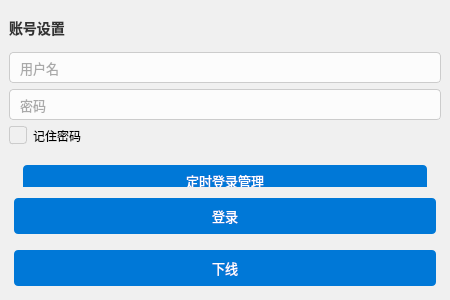
<?xml version="1.0" encoding="UTF-8"?>
<ui version="4.0">
 <class>MainWindow</class>
 <widget class="QMainWindow" name="MainWindow">
  <property name="enabled">
   <bool>true</bool>
  </property>
  <property name="geometry">
   <rect>
    <x>0</x>
    <y>0</y>
    <width>450</width>
    <height>300</height>
   </rect>
  </property>
  <property name="minimumSize">
   <size>
    <width>450</width>
    <height>300</height>
   </size>
  </property>
  <property name="maximumSize">
   <size>
    <width>1920</width>
    <height>1080</height>
   </size>
  </property>
  <property name="mouseTracking">
   <bool>false</bool>
  </property>
  <property name="focusPolicy">
   <enum>Qt::NoFocus</enum>
  </property>
  <property name="contextMenuPolicy">
   <enum>Qt::NoContextMenu</enum>
  </property>
  <property name="windowTitle">
   <string>广西科师校园网登录助手</string>
  </property>
  <property name="windowIcon">
   <iconset>
    <normaloff>:/img/network.png</normaloff>:/img/network.png</iconset>
  </property>
  <property name="windowOpacity">
   <double>1.000000000000000</double>
  </property>
  <property name="statusTip">
   <string>准备进行校园网登录操作</string>
  </property>
  <property name="whatsThis">
   <string>此窗口用于输入校园网账号密码，进行登录操作，支持定时任务等功能…</string>
  </property>
  <property name="accessibleName">
   <string>广西科师校园网登录助手</string>
  </property>
  <property name="accessibleDescription">
   <string>窗口包含账号输入区、定时任务区，底部有登录注销按钮…</string>
  </property>
  <property name="autoFillBackground">
   <bool>false</bool>
  </property>
  <property name="styleSheet">
   <string notr="true">#MainWindow {
    background-color: #f0f0f0; /* 浅灰色背景 */
    border-radius: 8px; /* 窗口圆角效果 */
}</string>
  </property>
  <widget class="QWidget" name="centralwidget">
   <property name="styleSheet">
    <string notr="true">#centralwidget {
    background-color: transparent; /* 设为透明，可让主窗口背景透出，或根据需求改颜色 */
}</string>
   </property>
   <layout class="QVBoxLayout" name="verticalLayout">
    <item>
     <widget class="QLabel" name="label_account_settings">
      <property name="contextMenuPolicy">
       <enum>Qt::NoContextMenu</enum>
      </property>
      <property name="acceptDrops">
       <bool>false</bool>
      </property>
      <property name="styleSheet">
       <string notr="true">#label_account_settings {
    font-family: &quot;Microsoft YaHei&quot;;
    font-size: 14px;
    font-weight: bold;
    color: #333333;
}</string>
      </property>
      <property name="text">
       <string>账号设置</string>
      </property>
     </widget>
    </item>
    <item>
     <widget class="QLineEdit" name="username_input">
      <property name="contextMenuPolicy">
       <enum>Qt::DefaultContextMenu</enum>
      </property>
      <property name="acceptDrops">
       <bool>false</bool>
      </property>
      <property name="styleSheet">
       <string notr="true">#username_input {
    font-family: &quot;SimSun&quot;;
    font-size: 13px;
    color: #555555;
    border: 1px solid #cccccc;
    border-radius: 4px;
    padding: 6px 8px;
    background-color: #fcfcfc;
}

#username_input:focus {
    border: 1px solid #0078d7;
    background-color: #ffffff;
}</string>
      </property>
      <property name="placeholderText">
       <string>用户名</string>
      </property>
     </widget>
    </item>
    <item>
     <widget class="QLineEdit" name="password_input">
      <property name="styleSheet">
       <string notr="true">#password_input {
    font-family: &quot;SimSun&quot;;
    font-size: 13px;
    color: #555555;
    border: 1px solid #cccccc;
    border-radius: 4px;
    padding: 6px 8px;
    background-color: #fcfcfc;
}

#password_input:focus {
    border: 1px solid #0078d7;
    background-color: #ffffff;
}</string>
      </property>
      <property name="echoMode">
       <enum>QLineEdit::Password</enum>
      </property>
      <property name="placeholderText">
       <string>密码</string>
      </property>
     </widget>
    </item>
    <item>
     <widget class="QCheckBox" name="remember_check">
      <property name="styleSheet">
       <string notr="true">#remember_check::indicator {
    width: 16px;
    height: 16px;
    border: 1px solid #cccccc;
    border-radius: 3px;
}

#remember_check::indicator:checked {
    background-color: #0078d7;
    border: 1px solid #0078d7;
}</string>
      </property>
      <property name="text">
       <string>记住密码</string>
      </property>
     </widget>
    </item>
    <item>
     <widget class="QWidget" name="time_group" native="true">
      <widget class="QPushButton" name="btn_disable">
       <property name="geometry">
        <rect>
         <x>9</x>
         <y>9</y>
         <width>414</width>
         <height>41</height>
        </rect>
       </property>
       <property name="styleSheet">
        <string notr="true">#btn_generate, #btn_disable, #btn_enable {
    font-family: &quot;Microsoft YaHei&quot;;
    font-size: 13px;
    color: #ffffff;
    background-color: #0078d7;
    border: none;
    border-radius: 4px;
    padding: 8px 15px;
    margin: 5px;
}

#btn_generate:hover, #btn_disable:hover, #btn_enable:hover {
    background-color: #005a9e;
}

#btn_generate:pressed, #btn_disable:pressed, #btn_enable:pressed {
    background-color: #003e6b;
}

#btn_generate:disabled, #btn_disable:disabled, #btn_enable:disabled {
    background-color: #cccccc;
    color: #999999;
}</string>
       </property>
       <property name="text">
        <string>定时登录管理</string>
       </property>
      </widget>
     </widget>
    </item>
    <item>
     <widget class="QPushButton" name="btn_login">
      <property name="styleSheet">
       <string notr="true">#btn_login, #btn_logout {
    font-family: &quot;Microsoft YaHei&quot;;
    font-size: 13px;
    color: #ffffff;
    background-color: #0078d7;
    border: none;
    border-radius: 4px;
    padding: 8px 15px;
    margin: 5px;
}

#btn_login:hover, #btn_logout:hover {
    background-color: #005a9e;
}

#btn_login:pressed, #btn_logout:pressed {
    background-color: #003e6b;
}

#btn_login:disabled, #btn_logout:disabled {
    background-color: #cccccc;
    color: #999999;
}
</string>
      </property>
      <property name="text">
       <string>登录</string>
      </property>
     </widget>
    </item>
    <item>
     <widget class="QPushButton" name="btn_logout">
      <property name="styleSheet">
       <string notr="true">#btn_login, #btn_logout {
    font-family: &quot;Microsoft YaHei&quot;;
    font-size: 13px;
    color: #ffffff;
    background-color: #0078d7;
    border: none;
    border-radius: 4px;
    padding: 8px 15px;
    margin: 5px;
}

#btn_login:hover, #btn_logout:hover {
    background-color: #005a9e;
}

#btn_login:pressed, #btn_logout:pressed {
    background-color: #003e6b;
}

#btn_login:disabled, #btn_logout:disabled {
    background-color: #cccccc;
    color: #999999;
}
</string>
      </property>
      <property name="text">
       <string>下线</string>
      </property>
     </widget>
    </item>
   </layout>
   <zorder>label_account_settings</zorder>
   <zorder>password_input</zorder>
   <zorder>btn_login</zorder>
   <zorder>btn_logout</zorder>
   <zorder>username_input</zorder>
   <zorder>remember_check</zorder>
   <zorder>time_group</zorder>
  </widget>
 </widget>
 <resources>
  <include location="../../assets/qtfile/window.qrc"/>
 </resources>
 <connections/>
</ui>
